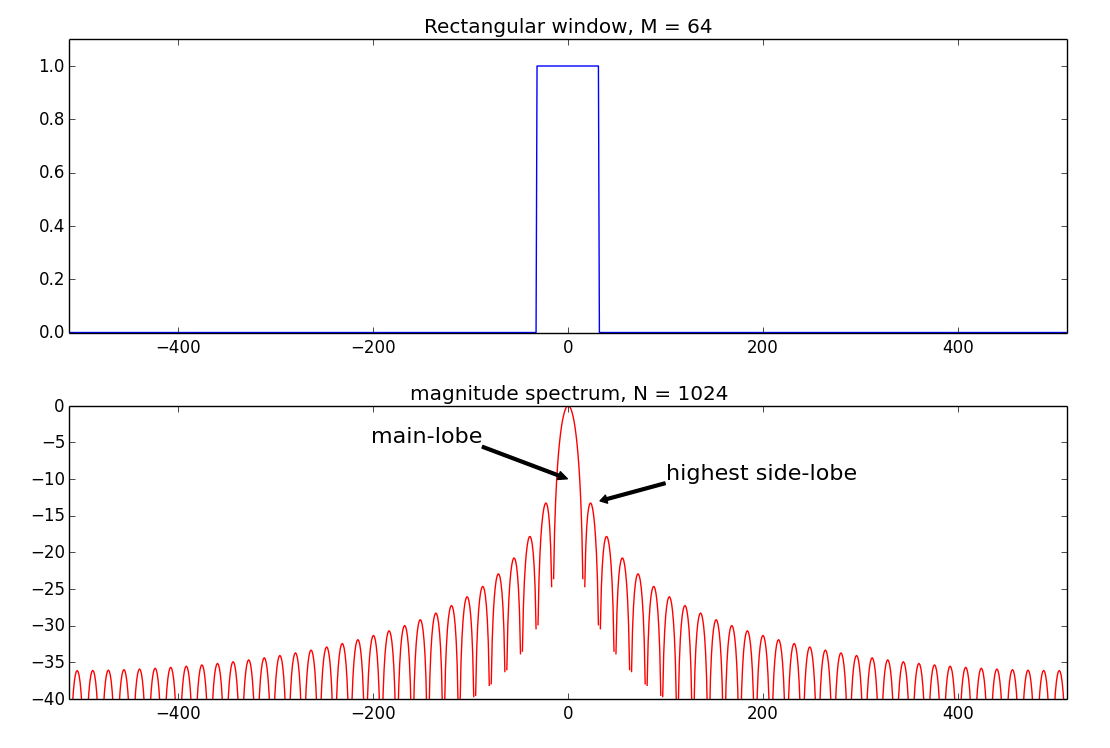

Generate this figure with Python:
import matplotlib.pyplot as plt
import numpy as np
from scipy.fftpack import fft

M = 64
N = 1024
hN = N/2     
hM = M/2
fftbuffer = np.zeros(N)
mX1 = np.zeros(N)

plt.figure(1)
fftbuffer[hN-hM:hN+hM]=np.ones(M)
plt.subplot(2,1,1)
plt.plot(np.arange(-hN, hN), fftbuffer, 'b')
plt.axis([-hN, hN, 0, 1.1])
plt.title('Rectangular window, M = 64')


X = fft(fftbuffer)
mX = 20*np.log10(abs(X)) 
mX1[:hN] = mX[hN:]
mX1[N-hN:] = mX[:hN]      

plt.subplot(2,1,2)
plt.plot(np.arange(-hN, hN), mX1-max(mX), 'r')
plt.axis([-hN,hN,-40,0])
plt.title('magnitude spectrum, N = 1024')
plt.annotate('main-lobe', xy=(0,-10), xytext=(-200, -5), fontsize=16, arrowprops=(dict(facecolor='black', width=2, headwidth=6, shrink=0.01)))
plt.annotate('highest side-lobe', xy=(32,-13), xytext=(100, -10), fontsize=16, arrowprops=(dict(facecolor='black', width=2, headwidth=6, shrink=0.01)))


#n = np.arange(-hN, hN)
#x = np.sin(2*np.pi*(n/float(N))*M/2.0)/np.sin(2*np.pi*(n/float(N))/2.0)
#x1 = 20* np.log10(abs(x))
#plt.subplot(3,1,3)
#plt.plot(np.arange(-hN, hN), x1-max(x1), 'r')
#plt.axis([-hN,hN,-40,0])
#plt.xlabel('frequency (bins)')
#plt.ylabel('amplitude (dB)')

plt.show()
